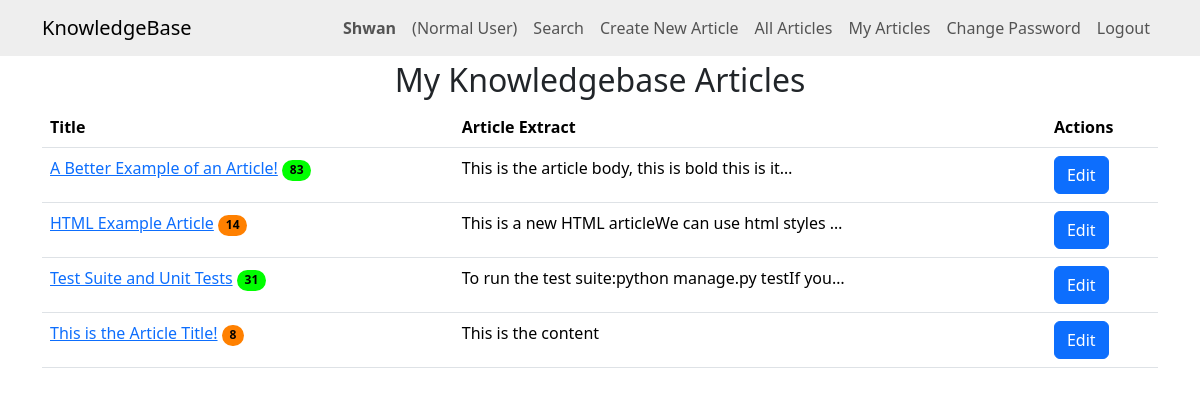
The page /myarticles/ (signed in) on the database as committed earlier.
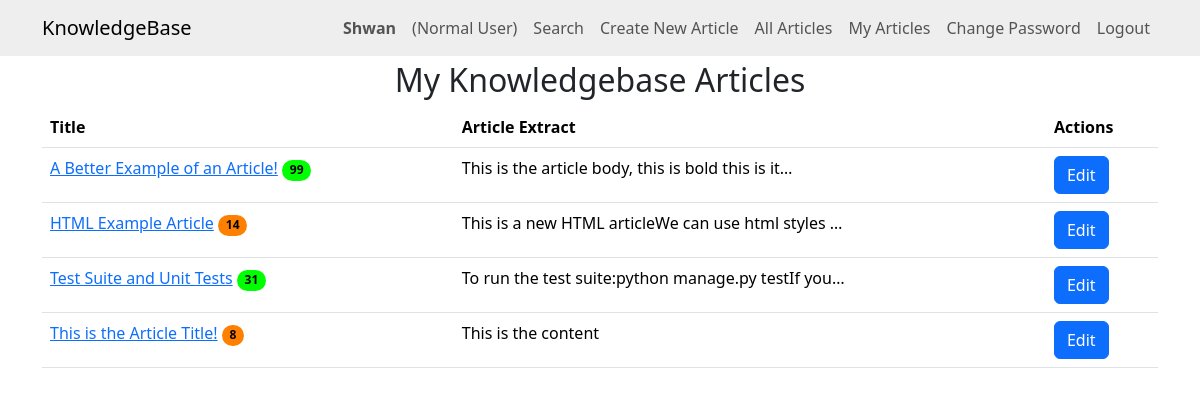
The same page on the database as committed later.
### knowledge/models.py (models this page shows)
class KBEntry(models.Model):
    title = models.CharField(max_length=255)
    article = models.TextField()
    created_by = models.ForeignKey(
        User, related_name="created_kb_entries", on_delete=models.SET_NULL, null=True
    )
    created_datetime = models.DateTimeField(auto_now_add=True)
    modified_datetime = models.DateTimeField(null=True, blank=True)
    last_modified_by = models.ForeignKey(
        User, related_name="modified_kb_entries", on_delete=models.SET_NULL, null=True
    )
    deleted_datetime = models.DateTimeField(null=True, blank=True)
    deleted_by = models.ForeignKey(
        User,
        related_name="deleted_kb_entries",
        on_delete=models.SET_NULL,
        null=True,
        blank=True,
    )
    upvotes = models.ManyToManyField(
        User, related_name="upvoted_kb_entries", blank=True
    )
    downvotes = models.ManyToManyField(
        User, related_name="downvoted_kb_entries", blank=True
    )
    rating = models.FloatField(default=0.0)
    views = models.PositiveIntegerField(default=0)
    meta_data = models.ManyToManyField("Tag", blank=True)

### knowledge/views.py (the view)
# urls.py: path("myarticles/", views.my_articles, name="my_articles"),
@login_required
def my_articles(request):
    user_articles = KBEntry.objects.filter(
        created_by=request.user, deleted_datetime__isnull=True
    )
    return render(request, "knowledge/my_articles.html", {"articles": user_articles})

### knowledge/templates/knowledge/my_articles.html (shortened to what this page needs)
{% extends 'knowledge/base.html' %}
{% block content %}
    <h2>My Knowledgebase Articles</h2>
    {% if articles %}
    <table class="table" id="table" style="display:none">
        <thead>
            <tr>
                <th>Title</th>
                <th>Article Extract</th>
                <th>Actions</th>
            </tr>
        </thead>
        <tbody>
            {% for article in articles %}
            <tr>
                <td>
                    <a href="{% url 'article_detail' article.id %}">{{ article.title }}</a>
                    {% if article.rating == 0.0 and article.downvotes.count == 0 %}
                    <span class="badge rounded-pill badge-norating" aria-label="Not Yet Rated">Not Yet Rated</span>
                    {% else %}
                        {% if article.rating >= 75 %}
                        <span class="badge rounded-pill badge-green" aria-label="{{ article.views }} views (Good rating)">
                            {{ article.views }}
                        </span>
                        {% elif article.rating >= 50 %}
                        <span class="badge rounded-pill badge-yellow" aria-label="{{ article.views }} views (Average rating)">
                            {{ article.views }}
                        </span>
                        {% elif article.rating >= 25 %}
                        <span class="badge rounded-pill badge-orange" aria-label="{{ article.views }} views (Below average rating)">
                            {{ article.views }}
                        </span>
                        {% else %}
                        <span class="badge rounded-pill badge-red" aria-label="{{ article.views }} views (Poor rating)">
                            {{ article.views }}
                        </span>
                        {% endif %}
                    {% endif %}
                </td>
                <td>{{ article.article|striptags|truncatechars:50 }}</td>
                <td>
                    <a href="{% url 'edit_article' article.id %}" class="btn btn-primary">Edit</a>
                </td>
            </tr>
            {% endfor %}
        </tbody>
    </table>
    {% else %}
        <p>You haven't written any articles yet.</p>
    {% endif %}
    <br>
{% endblock %}

Rows that differ between the two databases and show on the page:
changed KBEntry "A Better Example of an Article!": views "83" → "99"
